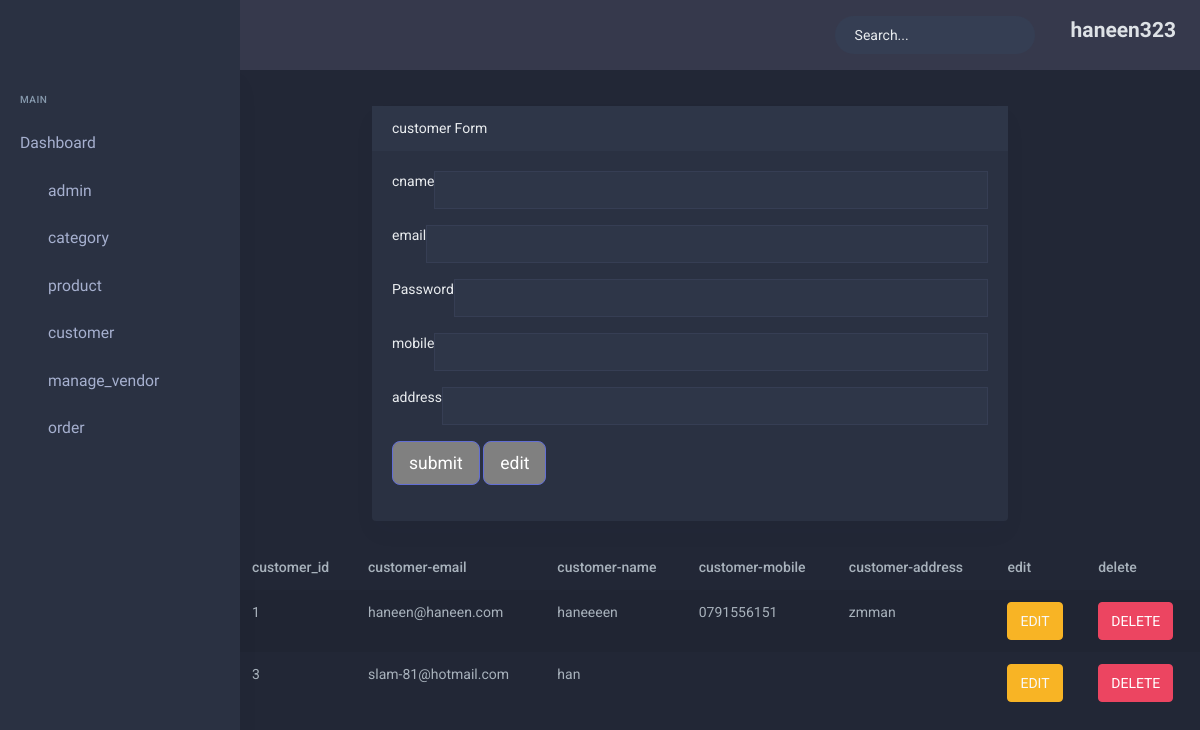
The app's page /dash/customer.php (signed in) with its own data.
### tables this page shows
CREATE TABLE `customer` (
  `customer_id` int(11) NOT NULL,
  `customer_name` varchar(50) NOT NULL,
  `customer_email` varchar(50) NOT NULL,
  `customer_password` varchar(50) NOT NULL,
  `customer_mobile` varchar(50) NOT NULL,
  `customer_address` varchar(50) NOT NULL
);

### dash/customer.php (the view, shortened to what this page needs)
<?php
require 'conec.php';
include_once('header.php');
?>
<div class="main-content">
                <div class="section__content section__content--p30">
                    <div class="container-fluid">
                        <div class="row">
                            <div class="col-lg-9">
                                <div style="margin-top: 106px;
   margin-right: -60px;
    margin-left: 120px;
 " class="card">
                                    <div class="card-header">customer Form</div>
                                    <div class="card-body card-block">
                                        <form action="" method="post" class="">
                                            <div class="form-group">
                                                <div class="input-group">
                                                    <div class="input-group-addon">cname</div>
                                                    <input type="text" id="username3" value="<?php if(isset($_GET['id'])) {echo $new['customer_name'];} ?>" name="full" class="form-control">
                                                </div>
                                            </div>
                                            <div class="form-group">
                                                <div class="input-group">
                                                    <div class="input-group-addon">email</div>
                                                    <input type="email" id="email3" value="<?php if(isset($_GET['id'])) {echo $new['customer_email'];} ?>" name="ema" class="form-control">
                                                </div>
                                            </div>
                                            <div class="form-group">
                                                <div class="input-group">
                                                    <div class="input-group-addon">Password</div>
                                                    <input type="password" id="password3" value="<?php if(isset($_GET['id'])) {echo $new['customer_password'];} ?>" name="pas" class="form-control">
                                                </div>
                                            </div>
                                              <div class="form-group">
                                                <div class="input-group">
                                                    <div class="input-group-addon">mobile</div>
                                                    <input type="password" id="pa" value="<?php if(isset($_GET['id'])) {echo $new['customer_mobile'];} ?>" name="mob" class="form-control">
                                                </div>
                                            </div>
                                              <div class="form-group">
                                                <div class="input-group">
                                                    <div class="input-group-addon">address</div>
                                                    <input type="password" id="pass" value="<?php if(isset($_GET['id'])) {echo $new['customer_address'];} ?>" name="addr" class="form-control">
                                                </div>
                                            </div>
                                             <div class="form-actions form-group">
                                                <button style="background-color:gray;" type="<?php
                                                                                             if(isset($_GET['id'])){
                                                                                                 echo"hidden";
                                                                                             }
                                                                                             else{
                                                                                                 echo"submit";
                                                                                             }
                                                                                        ?>"
                                                                                         name="sub" value="submit" class="btn btn-primary btn-lg"
                                                <?php
                                                    if(isset($_GET['id'])){
                                                        echo"disabled";
                                                    }
                                                    ?>
                                                style="width:100%">submit
                                         </button>
                                                <button style="background-color:gray;" type="<?php
                                                                                             if(isset($_GET['id'])){
                                                                                                 echo"hidden";
                                                                                             }
                                                                                             else{
                                                                                                 echo"submit";
                                                                                             }
                                                                                        ?>"
                                                                                         name="edit" value="edit" class="btn btn-primary btn-lg">edit
                                                </button>
                                            </div>
                                        </form>
                                    </div>
                                </div>
                            </div>
                              <div class="table-responsive table--no-card m-b-30">
                                    <table class="table table-borderless table-striped table-earning">
                                        <thead>
                                            <tr>
                                                <th>customer_id</th>
                                                <th>customer-email</th>
                                                <th>customer-name</th>
                                                <th>customer-mobile</th>
                                                <th>customer-address</th>
                                                 <th>edit</th>
                                                 <th>delete</th>
                                            </tr>
                                        </thead>
                                        <tbody>
                                            <?php
                                          $query="SELECT * FROM customer";
                                           $result= mysqli_query($conn,$query);
                                         while($customer= mysqli_fetch_assoc($result)){
                                             echo'<tr>';
                                             echo "<td>{$customer['customer_id']}</td>";
                                             echo "<td>{$customer['customer_email']}</td>";
                                             echo "<td>{$customer['customer_name']}</td>";
                                             echo "<td>{$customer['customer_mobile']}</td>";
                                             echo "<td>{$customer['customer_address']}</td>";
                                              echo "<td><a href='customer.php?id={$customer['customer_id']}'
                                                 class='btn btn-warning'>EDIT </a></td>";
                                              echo "<td><a href='customer.php?id1={$customer['customer_id']}'
                                                 class='btn btn-danger'>DELETE </a></td>";
                                             echo"</tr>";
                                         }
                                            ?>
                                        </tbody>
                                    </table>
                                </div>
                        </div>
                    </div>
    </div>
</div>

### dash/header.php (shortened to what this page needs)
<!doctype html>
<html lang="en">
<head>
        <link href="assets/libs/chartist/chartist.min.css" rel="stylesheet">
        <link href="assets/css/bootstrap-dark.min.css" id="bootstrap-style" rel="stylesheet" type="text/css" />
        <link href="assets/css/icons.min.css" rel="stylesheet" type="text/css" />
        <link href="assets/css/app-dark.min.css" id="app-style" rel="stylesheet" type="text/css" />
    </head>
    <body data-sidebar="dark">
        <div id="layout-wrapper">
            <header id="page-topbar">
                <div class="navbar-header">
                    <div class="d-flex">
                        <div class="navbar-brand-box">
                        </div>
                        <button type="button" class="btn btn-sm px-3 font-size-24 header-item waves-effect" id="vertical-menu-btn">
                        </button>
                    </div>
                    <div class="d-flex">
                          <form class="app-search d-none d-lg-block">
                            <div class="position-relative">
                                <input type="text" class="form-control" placeholder="Search...">
                            </div>
                        </form>
                        <div class="dropdown d-none d-lg-inline-block">
                            <button type="button" class="btn header-item noti-icon waves-effect" data-toggle="fullscreen">
                            </button>
                        </div>
                        <div class="dropdown d-inline-block">
                            <button type="button" class="btn header-item waves-effect" id="page-header-user-dropdown"
                                data-toggle="dropdown" aria-haspopup="true" aria-expanded="false">
                                 <?php
                                        $q2 = "SELECT * FROM admin where admin_id={$_SESSION['id']}";
                                        $res2 = mysqli_query($conn, $q2);
                                        $admin_name = mysqli_fetch_assoc($res2);
                                              echo"  <div class='text'>";
                                     echo "<h4>{$admin_name['admin_name']}  </h4>
                                              </div>";
                                                    ?>
                            </button>
                        </div>
                    </div>
                </div>
            </header>
                </div>
            <div class="vertical-menu">
                <div data-simplebar class="h-100">
                    <div id="sidebar-menu">
                        <ul class="metismenu list-unstyled" id="side-menu">
                            <li class="menu-title">Main</li>
                            <li>
                                <a href="header.php" class="waves-effect">
                                    <span>Dashboard</span>
                                </a>
                            </li>
                             <li>
                            <a href="admin.php">
                                <i class="fas fa-chart-bar"></i>admin</a>
                        </li>
                        <li>
                            <a href="category.php">
                                <i class="fas fa-table"></i>category</a>
                        </li>
                        <li>
                            <a href="product.php">
                                <i class="far fa-check-square"></i>product</a>
                        </li>
                        <li>
                            <a href="customer.php">
                                <i class="fas fa-calendar-alt"></i>customer</a>
                        </li>
                             <li>
                            <a href="vendorad.php">
                                <i class="fas fa-calendar-alt"></i>manage_vendor</a>
                        </li>
                        <li>
                            <a href="order.php">
                                <i class="fas fa-map-marker-alt"></i>order</a>
                        </li>
                        </ul>
                    </div>
                </div>
            </div>
    </body>
</html>

### records on screen
customer: customer_id "1", customer_email "haneen@haneen.com", customer_name "haneeeen", customer_mobile "0791556151", customer_address "zmman"
customer: customer_id "3", customer_email "slam-81@hotmail.com", customer_name "han"

### other values on screen
$admin_name['admin_name'] "haneen323"
